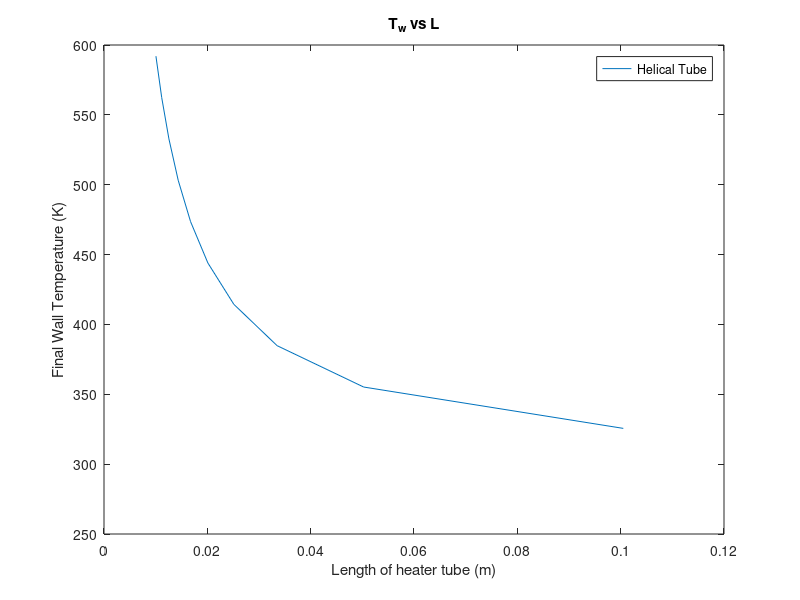

This figure's MATLAB source:
clear;
At=pi*(0.23/1000)^2;
Ae=pi*(2.25/1000)^2;
P0=0.9e+5;
T0=273+23;
Ti=273-0;
gamma=1.13;
R=188;
cp=1630;
k=0.017;
mu=0.00829/1000; %dyanmic viscosity at 30degC
g=9.81;

Ma=4.338;
%mdot=6*At*P0*((gamma/(R*T0))^0.5)*((gamma+1)/2)^((gamma+1)*0.5/(1-gamma));
%mdotc=At*P0*((gamma/(R*T0))*(2/(gamma+1))^((gamma+1)/(gamma-1)))^0.5;
mdotc=At*P0*((gamma/(R*T0))*(2/(gamma+1))^((gamma+1)/(gamma-1)))^0.5;
mdot=4*mdotc;
Pe=P0*(1+(gamma-1)/2*Ma^2)^(gamma/(1-gamma));
Te=T0*(1+(gamma-1)/2*Ma^2)^(-1);
ve=Ma*(gamma*R*Te)^0.5;
Th=mdotc*ve+Pe*Ae;
Isp=Th/(mdotc*g);

Qdot=mdot*cp*(T0-Ti);

Dmin=(mdot/(148.842))^0.5;
D=0.003175;
Dc=0.025;
Pr=mu*cp/k;
Re=4*mdot/(pi*D*mu);
Nu = 0.913*((Re*(D/Dc)^0.5)^0.476)*Pr^0.2; %Kalb
%Nu=0.023*(Re^0.85)*(Pr^0.4)*(D/Dc)^0.1; %Seban-McLaughlin

% f=0.316*(1/Re)^0.25;
% Nu=(f/8)*(Re-1000)*Pr/(1+12.7*(f/8)^0.5*(Pr^(2/3)-1)); %Straight tube
h=Nu*k/D;

Tf=T0;
Tw=(1:0.1:2)*Tf;
%Tw=1.1*Tf;
L=Qdot./(pi*D*h.*(Tw-Tf));

%figure;
plot(L,Tw);
title("T_w vs L");
xlabel('Length of heater tube (m)');
ylabel('Final Wall Temperature (K)');
legend("Helical Tube", "Straight Tube");
hold on;
%legend("T_f = 23^o C","T_f = 40^o C","T_f = 50^o C","T_f = 60^o C");
%hold on;
